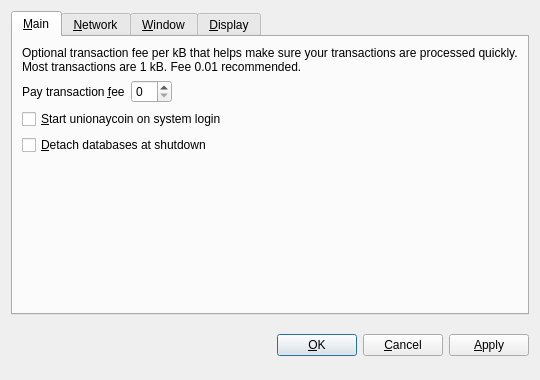
<?xml version="1.0" encoding="UTF-8"?>
<ui version="4.0">
 <class>OptionsDialog</class>
 <widget class="QDialog" name="OptionsDialog">
  <property name="geometry">
   <rect>
    <x>0</x>
    <y>0</y>
    <width>540</width>
    <height>380</height>
   </rect>
  </property>
  <property name="windowTitle">
   <string>Options</string>
  </property>
  <property name="modal">
   <bool>true</bool>
  </property>
  <layout class="QVBoxLayout" name="verticalLayout">
   <item>
    <widget class="QTabWidget" name="tabWidget">
     <property name="tabPosition">
      <enum>QTabWidget::North</enum>
     </property>
     <property name="currentIndex">
      <number>0</number>
     </property>
     <widget class="QWidget" name="tabMain">
      <attribute name="title">
       <string>&amp;Main</string>
      </attribute>
      <layout class="QVBoxLayout" name="verticalLayout_Main">
       <item>
        <widget class="QLabel" name="transactionFeeInfoLabel">
         <property name="text">
          <string>Optional transaction fee per kB that helps make sure your transactions are processed quickly. Most transactions are 1 kB. Fee 0.01 recommended.</string>
         </property>
         <property name="textFormat">
          <enum>Qt::PlainText</enum>
         </property>
         <property name="wordWrap">
          <bool>true</bool>
         </property>
        </widget>
       </item>
       <item>
        <layout class="QHBoxLayout" name="horizontalLayout_Main">
         <item>
          <widget class="QLabel" name="transactionFeeLabel">
           <property name="text">
            <string>Pay transaction &amp;fee</string>
           </property>
           <property name="textFormat">
            <enum>Qt::PlainText</enum>
           </property>
           <property name="buddy">
            <cstring>transactionFee</cstring>
           </property>
          </widget>
         </item>
         <item>
          <widget class="BitcoinAmountField" name="transactionFee"/>
         </item>
         <item>
          <spacer name="horizontalSpacer_Main">
           <property name="orientation">
            <enum>Qt::Horizontal</enum>
           </property>
           <property name="sizeHint" stdset="0">
            <size>
             <width>40</width>
             <height>20</height>
            </size>
           </property>
          </spacer>
         </item>
        </layout>
       </item>
       <item>
        <widget class="QCheckBox" name="bitcoinAtStartup">
         <property name="toolTip">
          <string>Automatically start unionaycoin after logging in to the system.</string>
         </property>
         <property name="text">
          <string>&amp;Start unionaycoin on system login</string>
         </property>
        </widget>
       </item>
       <item>
        <widget class="QCheckBox" name="detachDatabases">
         <property name="toolTip">
          <string>Detach block and address databases at shutdown. This means they can be moved to another data directory, but it slows down shutdown. The wallet is always detached.</string>
         </property>
         <property name="text">
          <string>&amp;Detach databases at shutdown</string>
         </property>
        </widget>
       </item>
       <item>
        <spacer name="verticalSpacer_Main">
         <property name="orientation">
          <enum>Qt::Vertical</enum>
         </property>
         <property name="sizeHint" stdset="0">
          <size>
           <width>20</width>
           <height>40</height>
          </size>
         </property>
        </spacer>
       </item>
      </layout>
     </widget>
     <widget class="QWidget" name="tabNetwork">
      <attribute name="title">
       <string>&amp;Network</string>
      </attribute>
      <layout class="QVBoxLayout" name="verticalLayout_Network">
       <item>
        <widget class="QCheckBox" name="mapPortUpnp">
         <property name="toolTip">
          <string>Automatically open the unionaycoin client port on the router. This only works when your router supports UPnP and it is enabled.</string>
         </property>
         <property name="text">
          <string>Map port using &amp;UPnP</string>
         </property>
        </widget>
       </item>
       <item>
        <widget class="QCheckBox" name="connectSocks">
         <property name="toolTip">
          <string>Connect to the unionaycoin network through a SOCKS proxy (e.g. when connecting through Tor).</string>
         </property>
         <property name="text">
          <string>&amp;Connect through SOCKS proxy:</string>
         </property>
        </widget>
       </item>
       <item>
        <layout class="QHBoxLayout" name="horizontalLayout_Network">
         <item>
          <widget class="QLabel" name="proxyIpLabel">
           <property name="text">
            <string>Proxy &amp;IP:</string>
           </property>
           <property name="textFormat">
            <enum>Qt::PlainText</enum>
           </property>
           <property name="buddy">
            <cstring>proxyIp</cstring>
           </property>
          </widget>
         </item>
         <item>
          <widget class="QValidatedLineEdit" name="proxyIp">
           <property name="maximumSize">
            <size>
             <width>140</width>
             <height>16777215</height>
            </size>
           </property>
           <property name="toolTip">
            <string>IP address of the proxy (e.g. 127.0.0.1)</string>
           </property>
          </widget>
         </item>
         <item>
          <widget class="QLabel" name="proxyPortLabel">
           <property name="text">
            <string>&amp;Port:</string>
           </property>
           <property name="textFormat">
            <enum>Qt::PlainText</enum>
           </property>
           <property name="buddy">
            <cstring>proxyPort</cstring>
           </property>
          </widget>
         </item>
         <item>
          <widget class="QLineEdit" name="proxyPort">
           <property name="maximumSize">
            <size>
             <width>55</width>
             <height>16777215</height>
            </size>
           </property>
           <property name="toolTip">
            <string>Port of the proxy (e.g. 9050)</string>
           </property>
          </widget>
         </item>
         <item>
          <widget class="QLabel" name="socksVersionLabel">
           <property name="text">
            <string>SOCKS &amp;Version:</string>
           </property>
           <property name="textFormat">
            <enum>Qt::PlainText</enum>
           </property>
           <property name="buddy">
            <cstring>socksVersion</cstring>
           </property>
          </widget>
         </item>
         <item>
          <widget class="QValueComboBox" name="socksVersion">
           <property name="toolTip">
            <string>SOCKS version of the proxy (e.g. 5)</string>
           </property>
          </widget>
         </item>
         <item>
          <spacer name="horizontalSpacer_Network">
           <property name="orientation">
            <enum>Qt::Horizontal</enum>
           </property>
           <property name="sizeHint" stdset="0">
            <size>
             <width>40</width>
             <height>20</height>
            </size>
           </property>
          </spacer>
         </item>
        </layout>
       </item>
       <item>
        <spacer name="verticalSpacer_Network">
         <property name="orientation">
          <enum>Qt::Vertical</enum>
         </property>
         <property name="sizeHint" stdset="0">
          <size>
           <width>20</width>
           <height>40</height>
          </size>
         </property>
        </spacer>
       </item>
      </layout>
     </widget>
     <widget class="QWidget" name="tabWindow">
      <attribute name="title">
       <string>&amp;Window</string>
      </attribute>
      <layout class="QVBoxLayout" name="verticalLayout_Window">
       <item>
        <widget class="QCheckBox" name="minimizeToTray">
         <property name="toolTip">
          <string>Show only a tray icon after minimizing the window.</string>
         </property>
         <property name="text">
          <string>&amp;Minimize to the tray instead of the taskbar</string>
         </property>
        </widget>
       </item>
       <item>
        <widget class="QCheckBox" name="minimizeOnClose">
         <property name="toolTip">
          <string>Minimize instead of exit the application when the window is closed. When this option is enabled, the application will be closed only after selecting Quit in the menu.</string>
         </property>
         <property name="text">
          <string>M&amp;inimize on close</string>
         </property>
        </widget>
       </item>
       <item>
        <spacer name="verticalSpacer_Window">
         <property name="orientation">
          <enum>Qt::Vertical</enum>
         </property>
         <property name="sizeHint" stdset="0">
          <size>
           <width>20</width>
           <height>40</height>
          </size>
         </property>
        </spacer>
       </item>
      </layout>
     </widget>
     <widget class="QWidget" name="tabDisplay">
      <attribute name="title">
       <string>&amp;Display</string>
      </attribute>
      <layout class="QVBoxLayout" name="verticalLayout_Display">
       <item>
        <layout class="QHBoxLayout" name="horizontalLayout_1_Display">
         <item>
          <widget class="QLabel" name="langLabel">
           <property name="text">
            <string>User Interface &amp;language:</string>
           </property>
           <property name="textFormat">
            <enum>Qt::PlainText</enum>
           </property>
           <property name="buddy">
            <cstring>lang</cstring>
           </property>
          </widget>
         </item>
         <item>
          <widget class="QValueComboBox" name="lang">
           <property name="toolTip">
            <string>The user interface language can be set here. This setting will take effect after restarting unionaycoin.</string>
           </property>
          </widget>
         </item>
        </layout>
       </item>
       <item>
        <layout class="QHBoxLayout" name="horizontalLayout_2_Display">
         <item>
          <widget class="QLabel" name="unitLabel">
           <property name="text">
            <string>&amp;Unit to show amounts in:</string>
           </property>
           <property name="textFormat">
            <enum>Qt::PlainText</enum>
           </property>
           <property name="buddy">
            <cstring>unit</cstring>
           </property>
          </widget>
         </item>
         <item>
          <widget class="QValueComboBox" name="unit">
           <property name="toolTip">
            <string>Choose the default subdivision unit to show in the interface and when sending coins.</string>
           </property>
          </widget>
         </item>
        </layout>
       </item>
       <item>
        <widget class="QCheckBox" name="displayAddresses">
         <property name="toolTip">
          <string>Whether to show unionaycoin addresses in the transaction list.</string>
         </property>
         <property name="text">
          <string>&amp;Display addresses in transaction list</string>
         </property>
        </widget>
       </item>
       <item>
        <widget class="QCheckBox" name="coinControlFeatures">
         <property name="toolTip">
          <string>Whether to show coin control features or not.</string>
         </property>
         <property name="text">
          <string>Display coin &amp;control features (experts only!)</string>
         </property>
        </widget>
       </item>
       <item>
        <spacer name="verticalSpacer_Display">
         <property name="orientation">
          <enum>Qt::Vertical</enum>
         </property>
         <property name="sizeHint" stdset="0">
          <size>
           <width>20</width>
           <height>40</height>
          </size>
         </property>
        </spacer>
       </item>
      </layout>
     </widget>
    </widget>
   </item>
   <item>
    <layout class="QHBoxLayout" name="horizontalLayout_Buttons">
     <item>
      <spacer name="horizontalSpacer_1">
       <property name="orientation">
        <enum>Qt::Horizontal</enum>
       </property>
       <property name="sizeHint" stdset="0">
        <size>
         <width>40</width>
         <height>48</height>
        </size>
       </property>
      </spacer>
     </item>
     <item>
      <widget class="QLabel" name="statusLabel">
       <property name="font">
        <font>
         <weight>75</weight>
         <bold>true</bold>
        </font>
       </property>
       <property name="text">
        <string/>
       </property>
       <property name="textFormat">
        <enum>Qt::PlainText</enum>
       </property>
       <property name="wordWrap">
        <bool>true</bool>
       </property>
      </widget>
     </item>
     <item>
      <spacer name="horizontalSpacer_2">
       <property name="orientation">
        <enum>Qt::Horizontal</enum>
       </property>
       <property name="sizeHint" stdset="0">
        <size>
         <width>40</width>
         <height>48</height>
        </size>
       </property>
      </spacer>
     </item>
     <item>
      <widget class="QPushButton" name="okButton">
       <property name="text">
        <string>&amp;OK</string>
       </property>
      </widget>
     </item>
     <item>
      <widget class="QPushButton" name="cancelButton">
       <property name="text">
        <string>&amp;Cancel</string>
       </property>
       <property name="autoDefault">
        <bool>false</bool>
       </property>
      </widget>
     </item>
     <item>
      <widget class="QPushButton" name="applyButton">
       <property name="text">
        <string>&amp;Apply</string>
       </property>
       <property name="autoDefault">
        <bool>false</bool>
       </property>
      </widget>
     </item>
    </layout>
   </item>
  </layout>
 </widget>
 <customwidgets>
  <customwidget>
   <class>BitcoinAmountField</class>
   <extends>QSpinBox</extends>
   <header>bitcoinamountfield.h</header>
  </customwidget>
  <customwidget>
   <class>QValueComboBox</class>
   <extends>QComboBox</extends>
   <header>qvaluecombobox.h</header>
  </customwidget>
  <customwidget>
   <class>QValidatedLineEdit</class>
   <extends>QLineEdit</extends>
   <header>qvalidatedlineedit.h</header>
  </customwidget>
 </customwidgets>
 <resources/>
 <connections/>
</ui>
